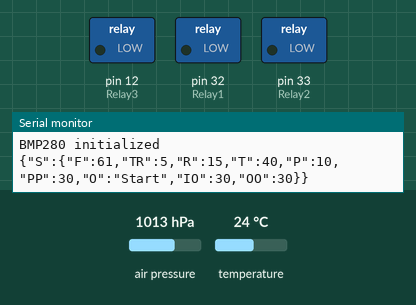
Recording of a sketch running on a simulated Arduino Mega 2560, built for the host (arithmetic inside an expression is 32-bit, double 64-bit). On the bench: switched loads named in the sketch (green lamp = pin HIGH), the last lines printed to the serial monitor. The inputs (shaded band) are chosen by the test bench; at power-on: air pressure 1013 hPa, temperature 24 °C.

Above: at 0.12 s.
At 0.37 s:
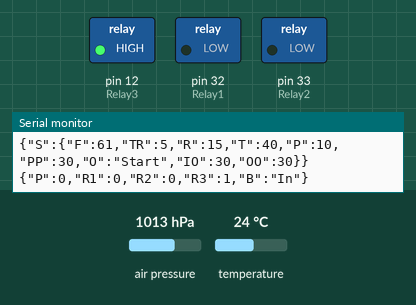
At 1.4 s:
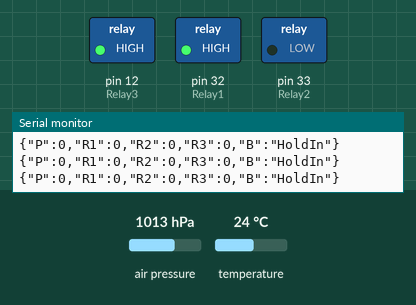
At 3.1 s:
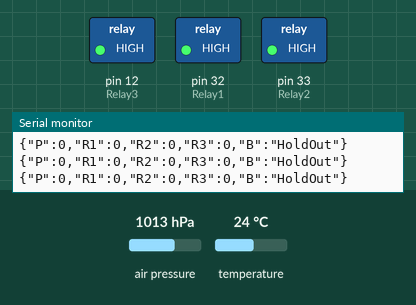
At 4.14 s:
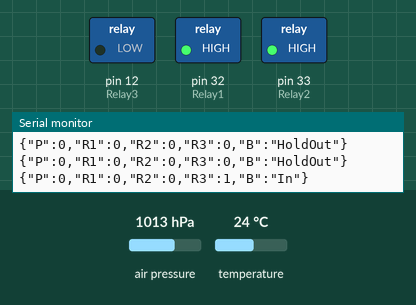
At 4.38 s:
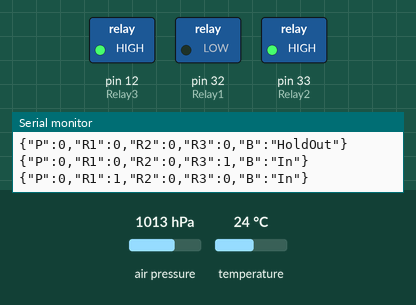
Timing chart, 0 to 5.2 s (numbered marks = the images above):
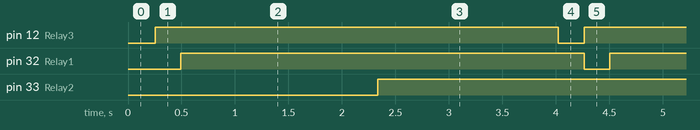

The sketch:

2020_04_13_fullcode.ino
```cpp
/////////////////////////////////////////////////////////////////////////////////////////////////////////////////////////////////////////////////////////////
/////////////////////////////////////////////////////////////////////////////////////////////////////////////////////////////////////////////////////////////
//  EVEREST - Easy Ventilator for Emergency Situations
//  Debug Controller Code
/////////////////////////////////////////////////////////////////////////////////////////////////////////////////////////////////////////////////////////////
/////////////////////////////////////////////////////////////////////////////////////////////////////////////////////////////////////////////////////////////
//  for Arduino-Mega
//  Version Debugging-02
//  Developer: Jan-Henrik Zünkler and Levi Türk
/////////////////////////////////////////////////////////////////////////////////////////////////////////////////////////////////////////////////////////////
/////////////////////////////////////////////////////////////////////////////////////////////////////////////////////////////////////////////////////////////
// {"TR":5,"R":15,"T":40,"P":10,"PP":30,"O":"Start","IO":60,"OO":80}
// {"TR":5,"R":15,"T":40,"P":10,"PP":30,"O":"Stop","IO":60,"OO":80}
// {"TR":-1,"R":-1,"T":-1,"P":-1,"PP":-1,"O":"","IO":-1,"OO":-1}

// Output: {"P":-0.196094,"R1":0,"R2":0}


#include <ArduinoJson.h>
#include <Adafruit_Sensor.h>
#include <Adafruit_BME280.h>
#include <Wire.h>
#include <SPI.h>
#include <Adafruit_BMP280.h>

// BME280 Pressure Sensors

#define I2C_SDA 21
#define I2C_SCL 22
#define SEALEVELPRESSURE_HPA (1013.25)

// Objects


TwoWire I2CBME = TwoWire(0);
Adafruit_BME280 bme;
Adafruit_BMP280 bmp;
Adafruit_Sensor *bmp_temp = bmp.getTemperatureSensor();
Adafruit_Sensor *bmp_pressure = bmp.getPressureSensor();

// Variables
float Pressure_1;
float Pressure_amb;
float Pressure_patient;
float Pressure_patient_offfset = 0;


// Relay-Module
// Pins
#define Relay1 (32)                // Relay 1 connected to Pin 32
#define Relay2 (33)                // Relay 2 connected to Pin 33
#define Relay3 (12)                // Relay 3 connected to Pin 36
int Relay1_state  = 0;
int Relay2_state  = 0;
int Relay3_state  = 0;

//////////////////////////////////////////////
// Ventilator Operation
//////////////////////////////////////////////

float settings_fio2    = 61;       // FiO2 setting
float settings_telemetry_rate = 5;   // Rate (1/s) at which telemetry is sent to Serial Port.
float settings_rate    = 15;       // Brathing Rate in 1/min
float settings_TIn     = 40;       // Breathing In time in % of one breathing cycle
float settings_PEEP    = 10;       // PEEP Preassure in mbar
float settings_PPeak   = 30;       // Peak Pressur in mbar
String settings_op     = "Start";  // Start / Stop Operation

float settings_In_open  = 30;      // %of time Valve1 is open during inhalation
float settings_Out_open = 30;      // %of time Valve2 is open during exhalation


String breathing_state = "Stop";   // Stop / In / HoldIn / Out / HoldOut /
String last_state      = "Stop";   // Stop / In / HoldIn / Out / HoldOut

long last_print = 0;      // Last Time telemetry was printed

long T_start       = 0;  // Starting time of the current breathing cycle
long T_In          = 0;  // Time at the start of inhalation
long T_Plateau     = 0;  // Pressure plateau duration
long T_Out         = 0;  // Exhalation duration
long T_Hold        = 0;  // duration between exhalation and inhalation = PEEP time
long T_End         = 0;  // Time at the end of the breathing cycle
long T_o2          = 0;  // Time at the end of O2 injection

int receive_delay  = 5; // [msec] Cycle duration of listening to COM input (receiving)

void setup() {

  Serial.begin(115200);
  I2CBME.begin(I2C_SDA, I2C_SCL, 100000);
  Serial.println(F("BME280 initialized"));

  // default settings
  // (you can also pass in a Wire library object like &Wire2)
  bme.begin(0x76, &I2CBME);
  Serial.println(F("BME280 initialized"));
  bmp.begin();
  Serial.println(F("BMP280 initialized"));

  // Initialize Relay Pins
  pinMode(Relay1, OUTPUT);
  pinMode(Relay2, OUTPUT);
  pinMode(Relay3, OUTPUT);

}

void reset_parameters() {

  // reset time paramters
  if (last_print > millis()) {
    last_print = 0;
  }
  // reset time paramters
  if (T_start > millis()) {
    T_start = 0;
    T_In = 0;
    T_End = 0;
  }

}

//////////////////////////////////////////////
// Communication
//////////////////////////////////////////////

// Telemetry to Computer
void print_telemetry() {

  // Generationg the JSON Doument with the Data to be send
  StaticJsonDocument<512> telemetry_object;

  // Fill the Object with Data

  telemetry_object["P"] = Pressure_1;
  telemetry_object["R1"] = Relay1_state;
  telemetry_object["R2"] = Relay2_state;
  telemetry_object["R3"] = Relay3_state;
  telemetry_object["B"] = breathing_state;

  // Generate Variable for telemetry transmission string
  String telemetry = "";

  // Serialize the JSON object and store the JSON Sting in the string variable
  serializeJson(telemetry_object, telemetry);

  // Print the Telemetry
  Serial.println(telemetry);
}

// Receive Commands from the Interface
void receive_commands() {

  // Variable for command from serial monitor
  String com = "";

  // Read every char from the seriel input
  while (Serial.available()) {
    com = com + String(char(Serial.read()));
    delay(receive_delay);
  }

  if (com != "") {
    // Generate a JSON Object
      StaticJsonDocument<512> command_obj;

      // Convert the imput Sting into an object
      deserializeJson(command_obj, com);

      // Extract the content from the object

      float temp_fio2         = command_obj["F"].as<float>();
      float temp_telemetry_rate = command_obj["TR"].as<float>();
      float temp_Rate         = command_obj["R"].as<float>();
      float temp_TIn          = command_obj["T"].as<float>();
      float temp_PEEP         = command_obj["P"].as<float>();
      float temp_PPeak        = command_obj["PP"].as<float>();
      String temp_OP          = command_obj["O"].as<String>();
      float temp_In_open      = command_obj["IO"].as<float>();
      float temp_Out_open     = command_obj["OO"].as<float>();

      // Overwrite the command variables
      // Only one parameter will be changed per command
      // Parameters that are included in a command are set to -1 for numbers and "" for strings
      // only one parameter per command is different from these predefined values
      // if to find the one tht is different
      // After a settings change, the new settings are printed as update confirmation
      if (temp_telemetry_rate != -1) {
        settings_telemetry_rate = temp_telemetry_rate;
        print_settings();
      }
      if (temp_fio2 != -1) {
        settings_fio2 = temp_fio2;
        print_settings();
      }
      if (temp_Rate != -1) {
        settings_rate = temp_Rate;
        print_settings();
      }
      if (temp_TIn != -1) {
        settings_TIn = temp_TIn;
        print_settings();
      }
      if (temp_PEEP != -1) {
       settings_PEEP = temp_PEEP;
       print_settings();
      }
      if (temp_PPeak != -1) {
        settings_PPeak = temp_PPeak;
        print_settings();
      }
      if (temp_OP == "Start" || temp_OP == "Stop") {
        settings_op = temp_OP;
        print_settings();
      }
      if (temp_In_open != -1) {
        settings_In_open = temp_In_open;
        print_settings();
      }
      if (temp_Out_open != -1) {
        settings_Out_open = temp_Out_open;
        print_settings();
  }
  }
}

// Prints all Settings to Serial
// Called on startup and after setting changes
void print_settings() {

  // Generating the JSON Doument with the Data to be sent
  StaticJsonDocument<512> settings_object;

  // Fill the Object with Data
  settings_object["S"]["F"]  = settings_fio2;
  settings_object["S"]["TR"] = settings_telemetry_rate;
  settings_object["S"]["R"]  = settings_rate;
  settings_object["S"]["T"]  = settings_TIn;
  settings_object["S"]["P"]  = settings_PEEP;
  settings_object["S"]["PP"] = settings_PPeak;
  settings_object["S"]["O"]  = settings_op;
  settings_object["S"]["IO"] = settings_In_open;
  settings_object["S"]["OO"] = settings_Out_open;

  // Generate Variable for telemetry transmission string
  String settings_string = "";

  // Serialize the JSON object and store the JSON Sting in the string variable
  serializeJson(settings_object, settings_string);

  // Print the Telemetry
  Serial.println(settings_string);

}


//////////////////////////////////////////////
// Ventilator Operation
//////////////////////////////////////////////

void ventilator_operation() {

  if (breathing_state == "In") {
    // Open Valve 3 at beginning of state 1
    if (last_state != "In") {


      // Calculate breathing time
      T_start = millis();
      T_End = ((60 / settings_rate) * 1000);             //e.g. 4000
      T_In  = T_start + T_End * (settings_TIn / 100);    //e.g. T_start + 1600
      T_End = T_End + T_start;                           //e.g. T_start + 4000
      T_o2  = T_start + (T_In - T_start) * (settings_In_open / 100) * (((settings_fio2 - 21) * 1.2658) / 100);  //calculates how long the O2 valve should be open

      // Thus many funtions are time controlled by millis()
      // the controlling parameters have to be reset after 50 days
      reset_parameters();
      // Overwrite Last State
      last_state = "In";
          // open valve 3

    if (T_o2 >= millis()){
      digitalWrite(Relay3, LOW);
      Relay3_state = 1;
    }

    }

    // Monitor Time
    if (T_o2 <= millis()){
      digitalWrite(Relay3, HIGH);
      Relay3_state = 0;
      digitalWrite(Relay1, LOW);
      Relay1_state = 1;
    }
    if ((T_start + ((T_In - T_start) * (settings_In_open / 100)) <= millis())) {
      // Close Valve 1
      digitalWrite(Relay1, HIGH);
      digitalWrite(Relay3, HIGH);
      Relay3_state = 0;
      Relay1_state = 0;
      breathing_state = "HoldIn";
    }
  }
  else if (breathing_state == "HoldIn") {

    if (last_state != "HoldIn") {
      last_state = "HoldIn";
    }
    // Wait for time to exhaust
    if (millis() >= T_In) {
      // Overwrite Breathing State
      breathing_state = "Out";
    }
  }
  else if (breathing_state == "Out") {

    if (last_state != "Out") {

      digitalWrite(Relay2, LOW);
      Relay2_state = 1;
      last_state = "Out";
    }
    // Monitor Time
    if ((T_In + ((T_End- T_In) * (settings_Out_open / 100)) <= millis())) {

      digitalWrite(Relay2, HIGH);
      Relay2_state = 0;
      breathing_state = "HoldOut";
    }
  }
  else if (breathing_state == "HoldOut") {


    if (last_state != "HoldOut") {
      last_state = "HoldOut";
    }
    // Wait for time to exhaust
    if (millis() >= T_End) {
      // Overwrite Breathing State
      breathing_state = "In";
    }
  }
}
////////////////////////////////////
// Pressure Offset Calibration
////////////////////////////////////

void calibration(){
  Pressure_patient_offfset = ((bme.readPressure()-bmp.readPressure())/100);

}

void loop() {


  // Print the Measurements to Serial port (default is 5 times per sec)
  if (millis() >= (last_print + (1000 / settings_telemetry_rate))) {
    print_telemetry();      // Generate a JSON String and print it to USB
    last_print = millis();  // Update the triggering Variable
    }


  // Interpreting Commands from RPI
  receive_commands();

  if (settings_op == "Start") {

    sensors_event_t temp_event, pressure_event;
    bmp_temp->getEvent(&temp_event);
    bmp_pressure->getEvent(&pressure_event);
    // Reading pressure value
    Pressure_1 = ((bme.readPressure()-bmp.readPressure())/100 - Pressure_patient_offfset); // mbar

    // To start ventilation, the breathing state has to be changed from stop to In
    if (breathing_state == "Stop") {
      // Thus In is the first phase and it will trigger the ventilator functions
      // While Stop as state would stop them
      breathing_state = "In";

      // At the beginning of ventilation, the settigs will be printed to give an overview of the ventilator settings
      print_settings();
    }

    // Control of the ventilator actuators - actual ventilation!!!!
    // Function that controls operation
    ventilator_operation();
  }


  // Settings Mode Changed to stop
  // Wait for the current breathing Period to end
  // Reset breathing state controlling parameterts to get into Stop mode
  if (settings_op == "Stop" && breathing_state == "In" && last_state == "HoldOut") {
    if (breathing_state != "Stop") {
      breathing_state = "Stop";
    }
    if (last_state != "Stop") {
      last_state = "Stop";
    }
  }
  if (settings_op == "Stop" && breathing_state == "HoldOut") {
    if (breathing_state != "Stop") {
      breathing_state = "Stop";
    }
    if (last_state != "Stop") {
      last_state = "Stop";
    }
  }
  reset_parameters();
}
```

Measured:
- by itself, pin 12 (Relay3): alternates HIGH for 3.8 s and LOW for 0.25 s
- by itself, pin 32 (Relay1): alternates HIGH for 3.8 s and LOW for 0.24 s
- by itself, pin 33 (Relay2): alternates HIGH for 3.3 s and LOW for 0.72 s
